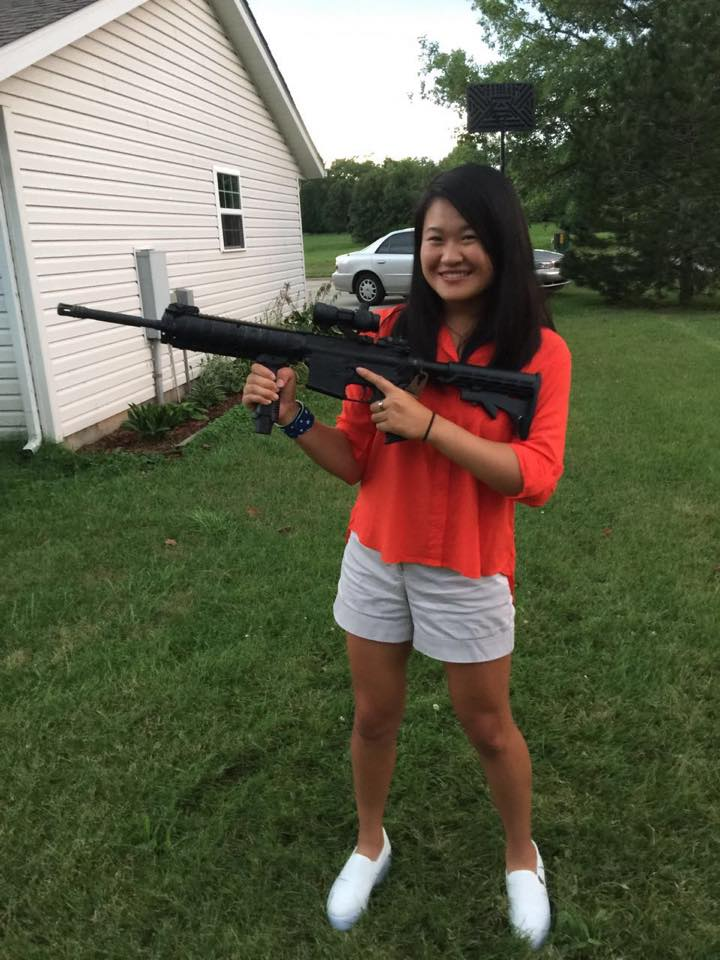
#> input picture opencv-7-gradients/alice_with_rifle2.jpg, 720 x 960 px
$ python opencv_sobel_scharr.py --image alice_with_rifle2.jpg   (older library calls are emulated)
#> lines starting #> are read from the running program, lines starting #| are printed output that depends on the picture
# https://pyimagesearch.com/2021/05/12/image-gradients-with-opencv-sobel-and-scharr/?_ga=2.224447389.680671124.1701662763-1842902230.1698424416
import argparse
import cv2

ap = argparse.ArgumentParser()
ap.add_argument("-i", "--image", type=str, required=True, help="path to input image")
ap.add_argument("-s", "--scharr", type=int, default=0, help="use Scharr method or not. Default is Sobel method")
args = vars(ap.parse_args())

image = cv2.imread(args["image"])
#> image is the input picture: shape (960, 720, 3); mean B, G, R 77.4, 98.5, 98.6
gray = cv2.cvtColor(image, cv2.COLOR_BGR2GRAY)
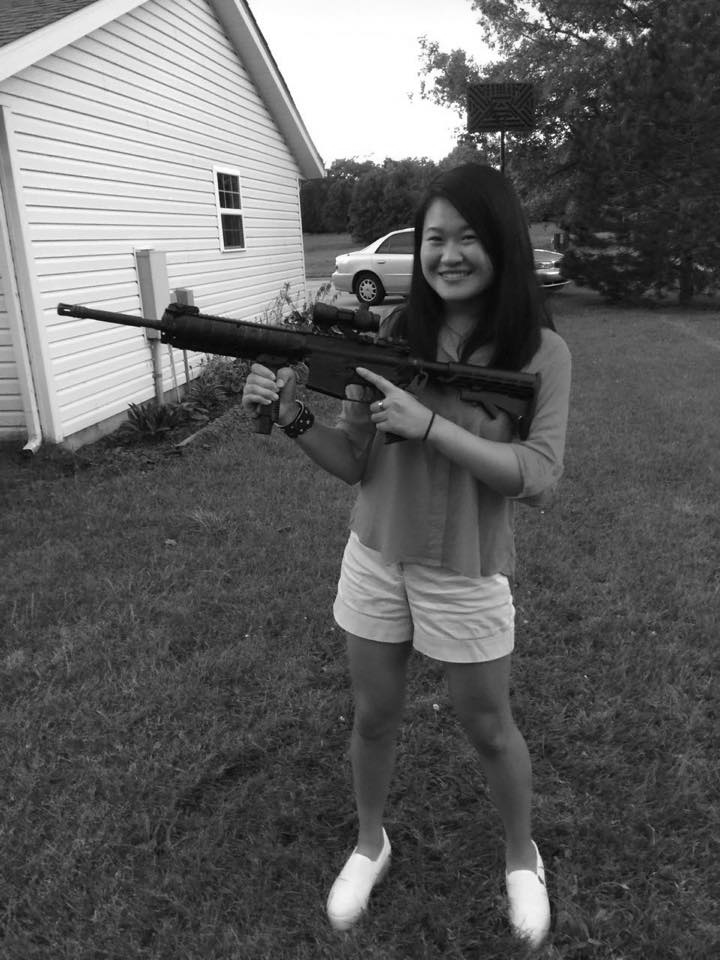
#> gray: shape (960, 720); min 0, max 255, mean 96.1
cv2.imshow("Gray", gray)

kernel_size = -1 if args["scharr"] > 0 else 3 # if using the scharr method, kernel size = -1; if using the Sobel method, the kernel size is 3
gX = cv2.Sobel(gray, ddepth=cv2.CV_32F, dx=1, dy=0, ksize=kernel_size) # dx = 1: calculate gradient in X direction
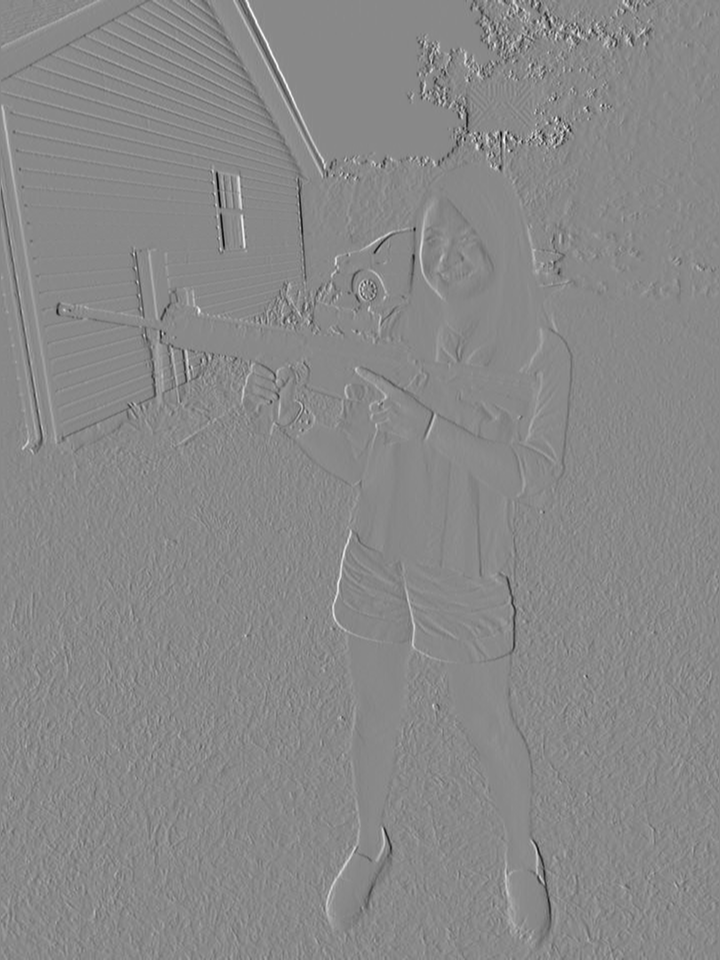
#> gX: shape (960, 720) float32; min -872, max 752, mean -0.4; drawn with min black and max white
gY = cv2.Sobel(gray, ddepth=cv2.CV_32F, dx=0, dy=1, ksize=kernel_size) # dy = 1: calculate gradient in Y direction
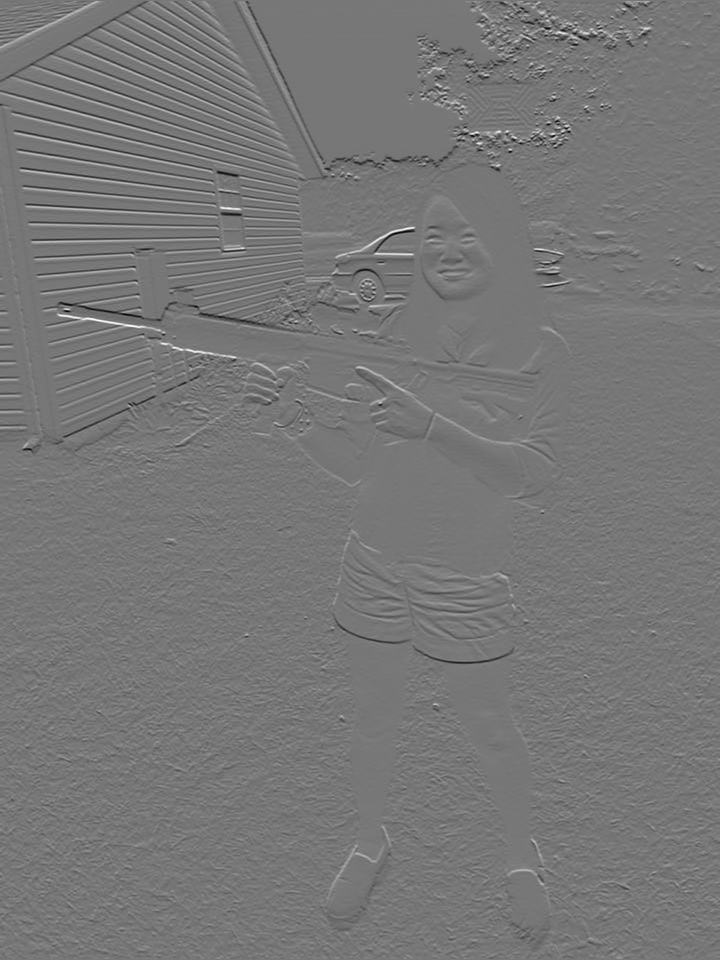
#> gY: shape (960, 720) float32; min -759, max 862, mean -0.8; drawn with min black and max white

# convert the 32-bit unsigned matrices to 8-bit unsigned matrices for visualization
gX = cv2.convertScaleAbs(gX)
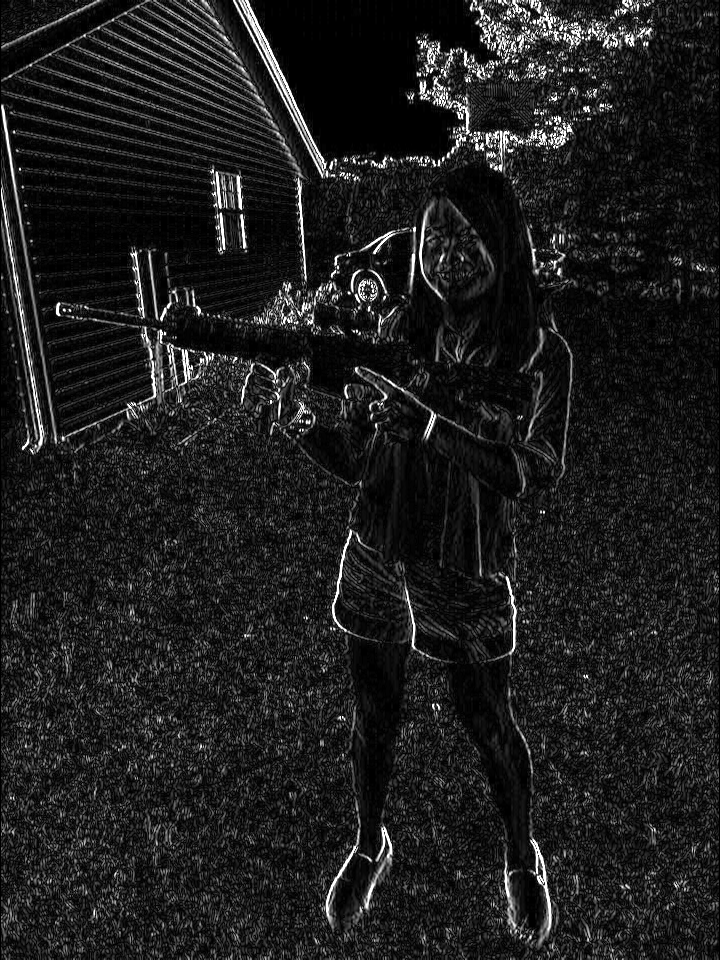
#> gX: shape (960, 720); min 0, max 255, mean 30
gY = cv2.convertScaleAbs(gY)
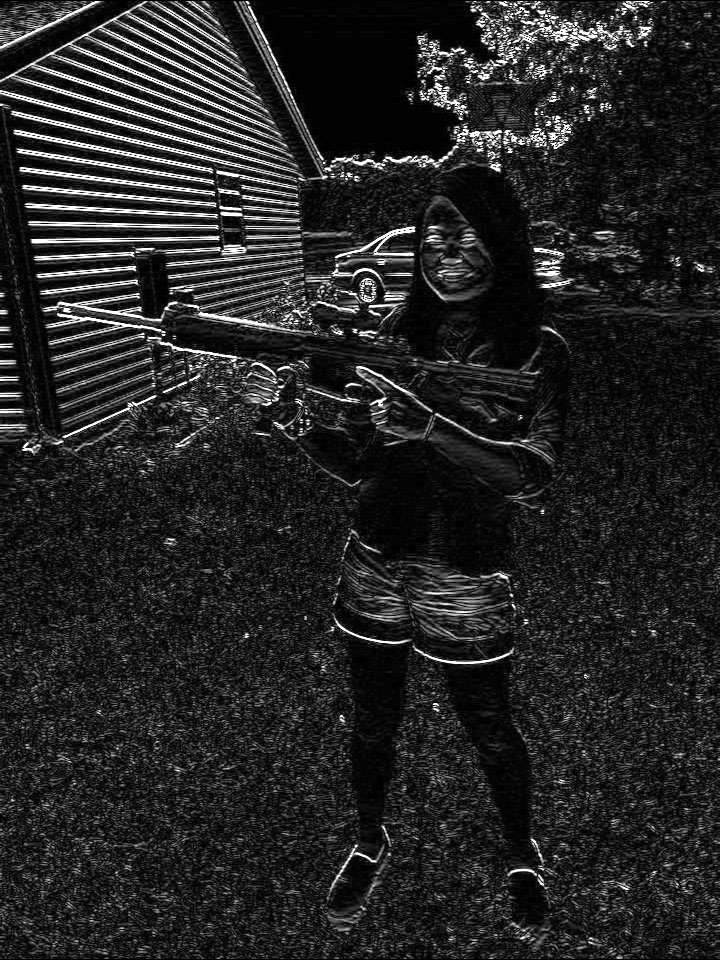
#> gY: shape (960, 720); min 0, max 255, mean 37.3

# The addWeighted function combines two images to form a third based on weighted coefficients assigned to the two images
# combined = alpha * image1 + beta * image2 + gamma
# alpha and beta are weighted coefficients, and gamma is a scalar added to the combined image to adjust brightness
combined = cv2.addWeighted(gX, 0.5, gY, 0.5, 0)
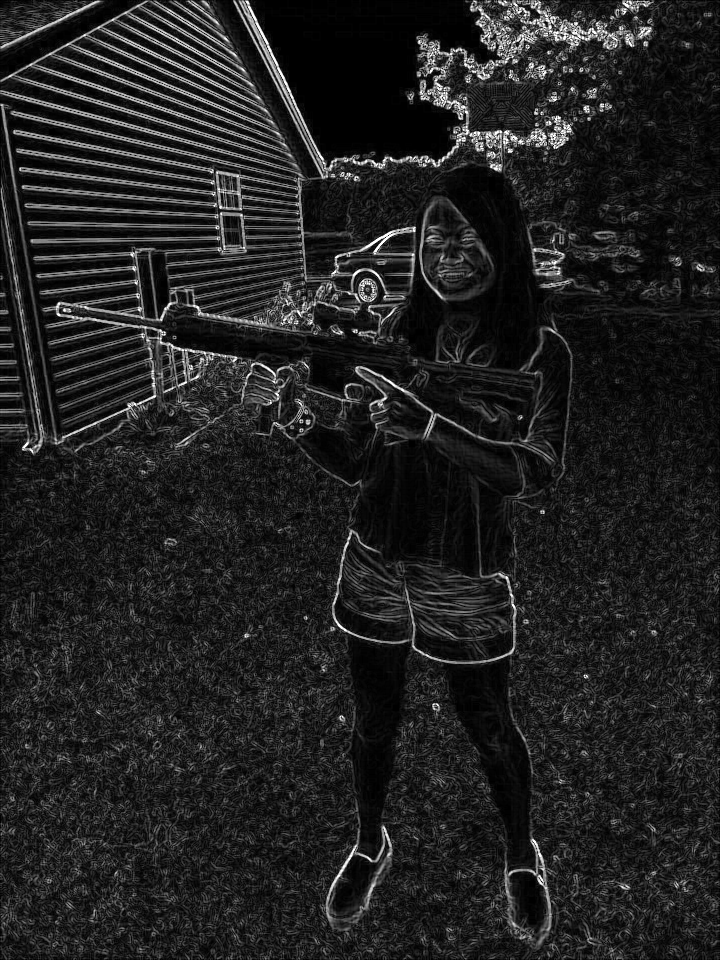
#> combined: shape (960, 720); min 0, max 255, mean 33.6

cv2.imshow("Sobel/Scharr X", gX)
cv2.imshow("Sobel/Scharr Y", gY)
cv2.imshow("Sobel/Scharr Combined", combined)
cv2.waitKey(0)
